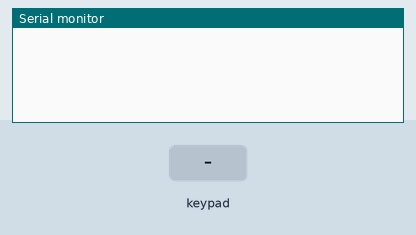
The sketch below on a simulated Arduino Mega 2560, built with avr-gcc and run on an emulated ATmega2560. Parts: the last lines printed to the serial monitor. The test bench sets the inputs (shaded band).

Above: at 1.2 s.
1.3 s: key 'F' pressed
At 1.7 s:
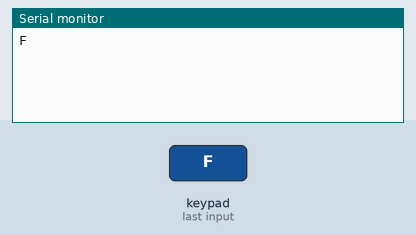
2.8 s: keypad keys 2 5 2 4 2 3 2 2 pressed 0.4 s apart
At 6.4 s:
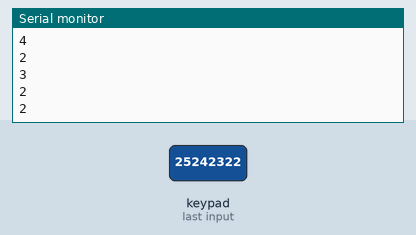
7.5 s: key 'E' pressed
At 8.7 s:
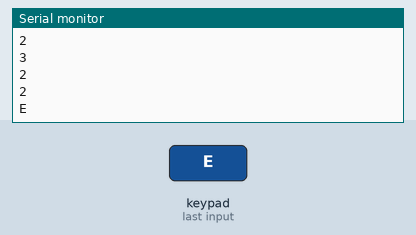
9.0 s: keypad keys 2 5 2 4 2 3 2 2 A pressed 0.4 s apart
At 13.6 s:
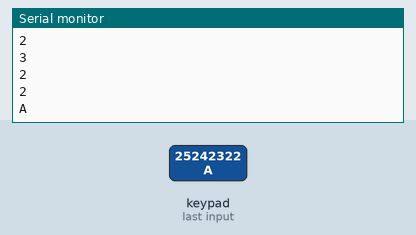
14.1 s: key 'D' pressed
At 15.0 s:
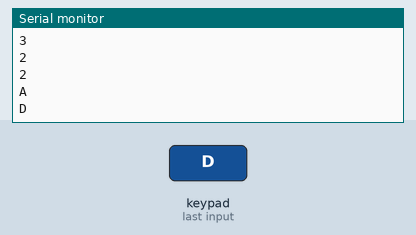
15.6 s: key 'C' pressed
At 16.3 s:
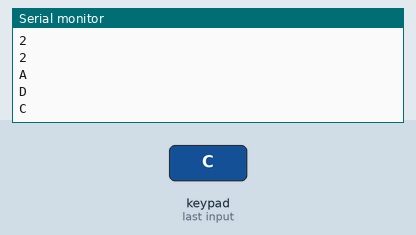
Timing chart, 0 to 18.1 s (numbered marks = the images above; inputs shaded):
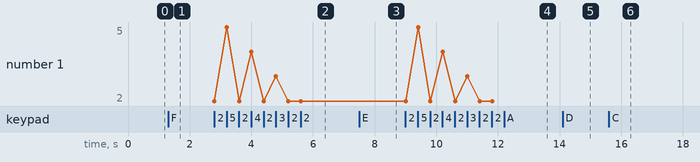

The sketch:

__.ino
```cpp
#include <Keypad.h>
const byte rows = 4;
const byte cols = 4;
char hexakeys[rows][cols]={
    {'F','E','D','C'},
    {'B','3','6','9'},
    {'A','2','5','8'},
    {'0','1','4','7'}};

byte rowpin[rows]={25,24,23,22};
byte colpin[cols]={29,28,27,26};

Keypad keypad = Keypad( makeKeymap(hexakeys), rowpin , colpin , rows , cols );
void setup()
{
    Serial.begin(9600);
}
void loop()
{
    char ckey = keypad.getKey();
    if(ckey)
    {
        Serial.println(ckey);
    }
}
```

Measured:
- after the input at 1.3 s, the serial monitor: prints a new line at once (image 1)
- after the input at 2.8 s, the serial monitor: prints a new line at once (image 2)
- after the input at 7.5 s, the serial monitor: prints a new line at once (image 3)
- after the input at 9.0 s, the serial monitor: prints a new line at once (image 4)
- after the input at 14.1 s, the serial monitor: prints a new line at once (image 5)
- after the input at 15.6 s, the serial monitor: prints a new line at once (image 6)
